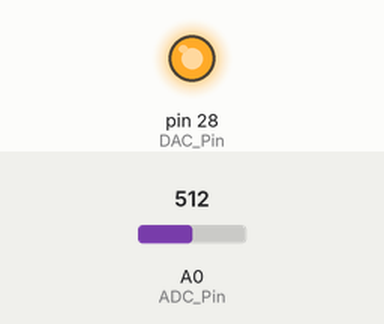
A program run on a simulated Teensy 3. Parts: output pins drawn as LEDs (lit = HIGH). Inputs (shaded band) come from the test bench; at power-on: A0 (ADC_Pin) = 512 (analog values on the 0–1023 scale). What the program prints to the serial monitor is not drawn.

Above: at 1.5 s.
At 4.7 s:
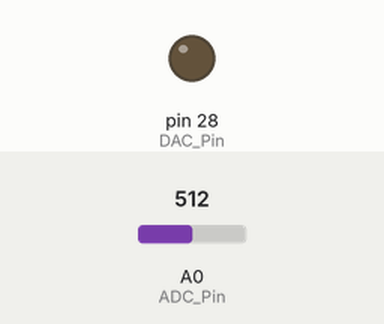
Timing chart, 0 to 8.2 s (numbered marks = the images above):
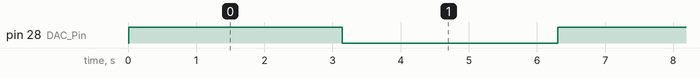

Measured:
- by itself, pin 28 (DAC_Pin): alternates HIGH for 3.1 s and LOW for 3.2 s

The program:

main.cpp
```cpp
// Digital To Analog Converter
#include <Arduino.h>
#define DAC_Pin A14
#define ADC_Pin A0
void setup() {
  analogWriteResolution(8);
  analogReadResolution(8);
  Serial.begin(115200);
}
void loop() {
  static uint32_t previousMillis = 0;
  static int32_t counter = 0;

  uint32_t DAC_Input = 0;

  DAC_Input = sin((double)counter/100) * 127 + 127;

  analogWrite(DAC_Pin, DAC_Input);  //8bit DAC 0...2^8-1 0...255 0..3.3V
  uint32_t ADC_RAW_Value =  analogRead(ADC_Pin); //8bit DAC 0...2^8-1 0...255 0..3.3V

  float ADC_Value_Volt = (double)map(ADC_RAW_Value,0,255,0,3300) / 1000;

  Serial.print(ADC_RAW_Value);
  Serial.print(",");
  Serial.println(ADC_Value_Volt);
  Serial.flush();

  while((micros() - previousMillis) <= 10000 ){
      //do nothing
  }

  previousMillis = micros();
  counter++;
}


/*#include <Arduino.h>

#define DAC_Pin A14
#define ADC_Pin A0

void setup() {
  analogWriteResolution(8);
  analogReadResolution(8);
  Serial.begin(115200);

}

void loop() {

  static uint8_t counter = 0;
  analogWrite(DAC_Pin, counter);
  uint8_t ADC_Raw_Value = analogRead(ADC_Pin);
  Serial.write(ADC_Raw_Value);
  //Serial.print("\n");
  Serial.flush();
  delay(1);
  counter++;
}   */
```
